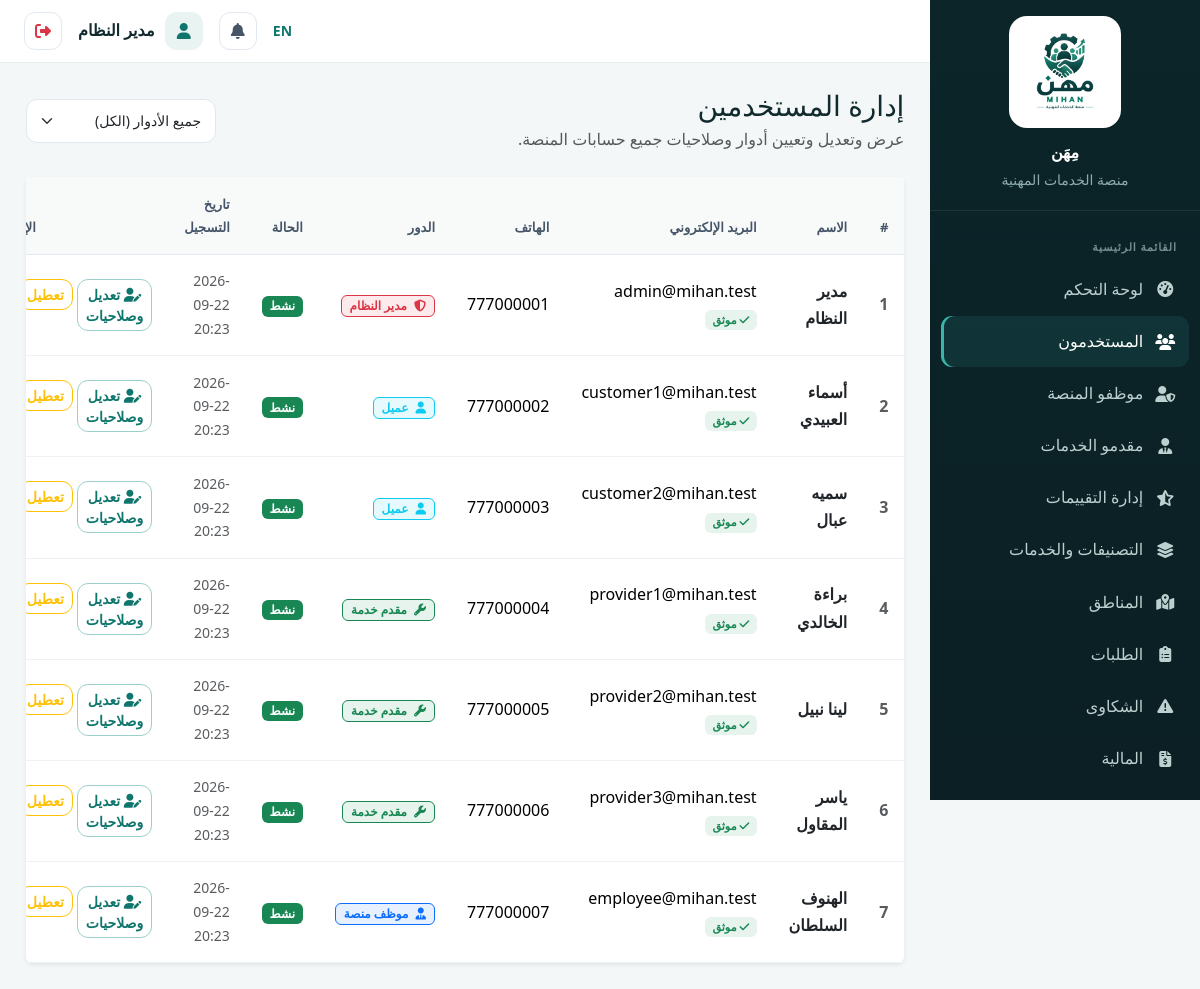
Page /admin/users (signed in) on the committed database.
### tables this page shows
CREATE TABLE `system_settings` (
  `id` int(11) NOT NULL,
  `key` varchar(100) NOT NULL,
  `value` text DEFAULT NULL,
  `updated_at` datetime DEFAULT current_timestamp() ON UPDATE current_timestamp()
);

CREATE TABLE `users` (
  `id` int(11) NOT NULL,
  `name` varchar(150) NOT NULL,
  `email` varchar(150) NOT NULL,
  `phone` varchar(20) DEFAULT NULL,
  `password_hash` varchar(255) NOT NULL,
  `role` enum('customer','provider','employee','admin') NOT NULL DEFAULT 'customer',
  `profile_photo` varchar(255) DEFAULT NULL,
  `is_active` tinyint(1) NOT NULL DEFAULT 1,
  `is_verified_email` tinyint(1) NOT NULL DEFAULT 0,
  `created_at` datetime DEFAULT current_timestamp(),
  `updated_at` datetime DEFAULT current_timestamp() ON UPDATE current_timestamp()
);

### app/views/admin/users.php (the view, shortened to what the rows shown need)
<div class="d-flex flex-wrap justify-content-between align-items-center gap-2 mb-4">
  <div>
    <h3 class="mb-1">إدارة المستخدمين</h3>
    <p class="text-muted mb-0">عرض وتعديل وتعيين أدوار وصلاحيات جميع حسابات المنصة.</p>
  </div>
  <form method="GET" class="d-flex gap-2">
    <select name="role" class="form-select form-select-sm" onchange="this.form.submit()">
      <option value="">جميع الأدوار (الكل)</option>
    </select>
  </form>
</div>
<div class="card shadow-sm border-0">
  <div class="card-body p-0">
    <div class="table-responsive">
      <table class="table table-hover align-middle mb-0">
        <thead class="table-light">
          <tr>
            <th class="ps-3">#</th>
            <th><?= __('name') ?></th>
            <th><?= __('email') ?></th>
            <th>الهاتف</th>
            <th>الدور</th>
            <th>الحالة</th>
            <th>تاريخ التسجيل</th>
            <th class="text-end pe-3">الإجراءات</th>
          </tr>
        </thead>
        <tbody>
        <?php
        $roleBadges = [
          'admin' => ['bg-danger bg-opacity-10 text-danger border-danger border', 'مدير النظام', 'fa-shield-halved'],
          'employee' => ['bg-primary bg-opacity-10 text-primary border-primary border', 'موظف منصة', 'fa-user-tie'],
          'provider' => ['bg-success bg-opacity-10 text-success border-success border', 'مقدم خدمة', 'fa-wrench'],
          'customer' => ['bg-info bg-opacity-10 text-info border-info border', 'عميل', 'fa-user'],
        ];
        foreach ($users as $u):
          $badge = $roleBadges[$u['role']] ?? ['bg-secondary', $u['role'], 'fa-user'];
        ?>
          <tr>
            <td class="ps-3 fw-bold text-muted"><?= (int)$u['id'] ?></td>
            <td>
              <div class="fw-semibold text-dark"><?= e($u['name']) ?></div>
            </td>
            <td>
              <div><?= e($u['email']) ?></div>
              <?php if (!empty($u['is_verified_email'])): ?>
                <span class="badge bg-success bg-opacity-10 text-success" style="font-size:0.7rem;"><i class="fa-solid fa-check"></i> موثق</span>
              <?php endif; ?>
            </td>
            <td><?= e($u['phone'] ?: '—') ?></td>
            <td>
              <span class="badge <?= $badge[0] ?> px-2 py-1"><i class="fa-solid <?= $badge[2] ?> me-1"></i> <?= $badge[1] ?></span>
            </td>
            <td>
              <span class="badge bg-<?= (int)$u['is_active'] === 1 ? 'success' : 'danger' ?>"><?= (int)$u['is_active'] === 1 ? 'نشط' : 'معطل' ?></span>
            </td>
            <td class="small text-muted"><?= formatDate($u['created_at']) ?></td>
            <td class="text-end pe-3">
              <div class="d-inline-flex gap-1">
                <a href="<?= url('/admin/users/' . $u['id'] . '/edit') ?>" class="btn btn-sm btn-outline-primary" title="تعديل الحساب وتخصيص الصلاحيات">
                  <i class="fa-solid fa-user-pen"></i> تعديل وصلاحيات
                </a>
                <form method="POST" action="<?= url('/admin/users/' . $u['id'] . '/toggle') ?>" class="d-inline">
                  <button type="submit" class="btn btn-sm btn-outline-warning" title="<?= (int)$u['is_active'] === 1 ? 'تعطيل الحساب' : 'تفعيل الحساب' ?>">
                    <?= (int)$u['is_active'] === 1 ? 'تعطيل' : 'تفعيل' ?>
                  </button>
                </form>
              </div>
            </td>
          </tr>
        <?php endforeach; ?>
        </tbody>
      </table>
    </div>
  </div>
</div>

### app/core/Router.php (shortened to what the rows shown need)
<?php
class Router
{
    private array $routes = [];
    private function add(string $method, string $path, string $handler): void
    {
        $this->routes[] = compact('method', 'path', 'handler');
    }
    public function dispatch(string $method, string $uri): void
    {
        $uri = strtok($uri, '?');
        $base = BASE_PATH;
        if ($base !== '' && strpos($uri, $base) === 0) {
            $uri = substr($uri, strlen($base));
        }
        $uri = rtrim($uri, '/');
        foreach ($this->routes as $route) {
            if ($route['method'] !== $method) continue;
            $pattern = preg_replace('#\{[a-zA-Z_]+\}#', '([^/]+)', $route['path']);
            $pattern = '#^' . $pattern . '$#u';
            if (preg_match($pattern, $uri, $matches)) {
                array_shift($matches);
                [$controllerName, $methodName] = explode('@', $route['handler']);
                $controller = new $controllerName();
                call_user_func_array([$controller, $methodName], $matches);
                return;
            }
        }
    }
}

### app/views/partials/sidebar.php (shortened to what the rows shown need)
<?php
$role=Auth::role(); $current=parse_url($_SERVER['REQUEST_URI']??'',PHP_URL_PATH) ?: '/';
$links=[];
if($role==='customer') $links=[['fa-gauge-high',__('dashboard'),'/customer/dashboard'],['fa-list-check',__('my_requests'),'/customer/requests'],['fa-file-invoice-dollar','المالية والفواتير','/customer/finance'],['fa-plus-circle',__('new_request'),'/customer/requests/create'],['fa-comment-dots',__('smart_assistant'),'/customer/ai/assistant'],['fa-user-gear',__('search'),'/providers'],['fa-triangle-exclamation',__('complaints'),'/customer/complaints'],['fa-user',__('profile'),'/customer/profile']];
elseif($role==='provider') $links=[['fa-gauge-high',__('dashboard'),'/provider/dashboard'],['fa-inbox',__('incoming_requests'),'/provider/requests'],['fa-wallet','المالية والمدفوعات','/provider/finance'],['fa-star',__('reviews'),'/provider/reviews'],['fa-id-card',__('professional_profile'),'/provider/profile']];
elseif($role==='admin') $links=[['fa-gauge-high',__('dashboard'),'/admin/dashboard'],['fa-users',__('users'),'/admin/users'],['fa-user-shield','موظفو المنصة','/admin/employees'],['fa-user-tie',__('providers'),'/admin/providers'],['fa-star-half-stroke',__('review_management'),'/admin/reviews'],['fa-layer-group',__('categories_services'),'/admin/categories'],['fa-map-location-dot',__('locations'),'/admin/locations'],['fa-clipboard-list',__('requests'),'/admin/requests'],['fa-triangle-exclamation',__('complaints'),'/admin/complaints'],['fa-file-invoice-dollar',__('finance'),'/admin/finance'],['fa-chart-line',__('reports_analytics'),'/admin/reports'],['fa-bell',__('notifications'),'/admin/notifications'],['fa-brain',__('ai'),'/admin/ai'],['fa-gear',__('settings'),'/admin/settings']];
?>
<aside class="dash-sidebar">
 <div class="sidebar-brand"><a href="<?= url('/') ?>" class="sidebar-brand-link"><img class="sidebar-logo" src="<?= asset('images/logo-mihan-original.png') ?>" alt="<?= e(__('app_name')) ?>"><span class="sidebar-brand-text"><?= e(setting('site_name', __('app_name'))) ?><small><?= __('professional_services_platform') ?></small></span></a></div>
 <ul class="sidebar-nav"><li class="sidebar-section"><?= __('main_menu') ?></li>
 <?php foreach($links as $link): $active=str_starts_with($current,rtrim(BASE_PATH.$link[2],'/')); ?><li><a class="<?= $active?'active':'' ?>" href="<?= url($link[2]) ?>"><i class="fa-solid <?= $link[0] ?>"></i><span><?= e($link[1]) ?></span></a></li><?php endforeach; ?>
 </ul>
</aside>

### app/views/partials/topbar.php (shortened to what the rows shown need)
<?php require_once __DIR__.'/../../models/Notification.php'; $notifModel=new Notification(); $unread=Auth::check()?$notifModel->unreadCount(Auth::id()):0; ?>
<header class="dash-topbar">
 <div class="ms-auto d-flex align-items-center gap-2 gap-md-3">
  <a href="<?= e(langUrl(currentLang()==='ar'?'en':'ar')) ?>" class="text-decoration-none small fw-semibold"><?= currentLang()==='ar'?'EN':'AR' ?></a>
  <a href="<?= url(Auth::role().'/notifications') ?>" class="icon-btn position-relative"><i class="fa-solid fa-bell"></i><?php if($unread>0): ?><span class="badge rounded-pill bg-danger notif-badge"><?= $unread ?></span><?php endif; ?></a>
  <div class="dash-user"><span class="dash-user-avatar"><i class="fa-solid fa-user"></i></span><span class="dash-user-name fw-semibold"><?= e(Auth::name()) ?></span></div>
  <form method="POST" action="<?= url('/logout') ?>" class="d-inline"><?= csrf_field() ?><button type="submit" class="icon-btn text-danger" title="<?= e(__('logout')) ?>"><i class="fa-solid fa-right-from-bracket"></i></button></form>
 </div>
</header>

### rows in the picture
system_settings: value "مِهَن"
users: name "مدير النظام", id "1", email "admin@mihan.test", is_verified_email 1 (drawn), phone "777000001", role "مدير النظام", is_active "نشط", created_at "2026-09-22 20:23"
users: id "2", name "أسماء العبيدي", email "customer1@mihan.test", is_verified_email 1 (drawn), phone "777000002", role "عميل", is_active "نشط", created_at "2026-09-22 20:23"
users: id "3", name "سميه عبال", email "customer2@mihan.test", is_verified_email 1 (drawn), phone "777000003", role "عميل", is_active "نشط", created_at "2026-09-22 20:23"
users: id "4", name "براءة الخالدي", email "provider1@mihan.test", is_verified_email 1 (drawn), phone "777000004", role "مقدم خدمة", is_active "نشط", created_at "2026-09-22 20:23"
users: id "5", name "لينا نبيل", email "provider2@mihan.test", is_verified_email 1 (drawn), phone "777000005", role "مقدم خدمة", is_active "نشط", created_at "2026-09-22 20:23"
users: id "6", name "ياسر المقاول", email "provider3@mihan.test", is_verified_email 1 (drawn), phone "777000006", role "مقدم خدمة", is_active "نشط", created_at "2026-09-22 20:23"
users: id "7", name "الهنوف السلطان", email "employee@mihan.test", is_verified_email 1 (drawn), phone "777000007", role "موظف منصة", is_active "نشط", created_at "2026-09-22 20:23"

### other values in the picture
$link[1] "لوحة التحكم"
$link[1] "المستخدمون"
$link[1] "موظفو المنصة"
$link[1] "مقدمو الخدمات"
$link[1] "إدارة التقييمات"
$link[1] "التصنيفات والخدمات"
$link[1] "المناطق"
$link[1] "الطلبات"
$link[1] "الشكاوى"
$link[1] "المالية"
